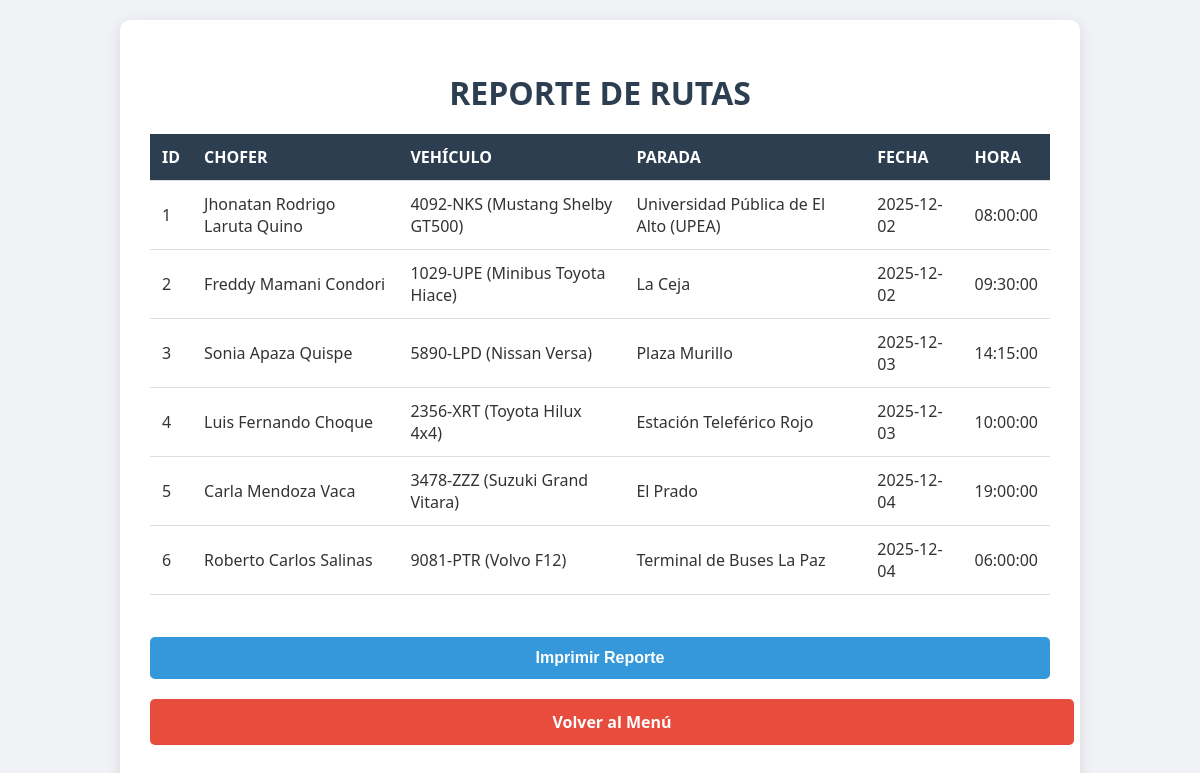
The page /reporte.php on the database its author committed.
### tables this page shows
CREATE TABLE `recorrido` (
  `idrecorrido` int(11) NOT NULL,
  `idchofer` int(11) NOT NULL,
  `idvehiculo` int(11) NOT NULL,
  `idparada` int(11) NOT NULL,
  `fecha` date DEFAULT NULL,
  `hora` time DEFAULT NULL
);

CREATE TABLE `chofer` (
  `idchofer` int(11) NOT NULL,
  `nombrecompleto` varchar(100) NOT NULL
);

CREATE TABLE `vehiculo` (
  `idvehiculo` int(11) NOT NULL,
  `placa` varchar(20) NOT NULL,
  `color` varchar(20) DEFAULT NULL,
  `modelo` varchar(50) DEFAULT NULL,
  `tipo` varchar(50) DEFAULT NULL
);

CREATE TABLE `parada` (
  `idparada` int(11) NOT NULL,
  `puntoparada` varchar(100) NOT NULL,
  `descripcion` text DEFAULT NULL
);

### reporte.php (the view, shortened to what this page needs)
<?php
    include("conecte.php");
?>
<!DOCTYPE html>
<html>
<head>
    <link rel="stylesheet" href="STYLE/style.css">
</head>
<body>
    <div class="container" style="max-width: 900px;">
        <h1>REPORTE DE RUTAS</h1>
        <table>
            <tr>
                <th>ID</th>
                <th>CHOFER</th>
                <th>VEHÍCULO</th>
                <th>PARADA</th>
                <th>FECHA</th>
                <th>HORA</th>
            </tr>
            <?php
            $sql = "SELECT r.idrecorrido, c.nombrecompleto, v.placa, v.modelo, p.puntoparada, r.fecha, r.hora
                    FROM recorrido r
                    INNER JOIN chofer c ON r.idchofer = c.idchofer
                    INNER JOIN vehiculo v ON r.idvehiculo = v.idvehiculo
                    INNER JOIN parada p ON r.idparada = p.idparada";
            $res = mysqli_query($conexion, $sql);
            while($r = mysqli_fetch_array($res))
            {
            ?>
            <tr>
                <td><?php echo $r['idrecorrido'];?></td>
                <td><?php echo $r['nombrecompleto'];?></td>
                <td><?php echo $r['placa'] . " (" . $r['modelo'] . ")";?></td>
            <td><?php echo $r['puntoparada'];?></td>
                <td><?php echo $r['fecha'];?></td>
                <td><?php echo $r['hora'];?></td>
            </tr>
            <?php
            }
            ?>
        </table>
        <br>
        <button onclick="window.print()" class="btn btn-blue">Imprimir Reporte</button>
        <a href="index.php" class="btn btn-red">Volver al Menú</a>
    </div>
</body>
</html>

### STYLE/style.css (style rules this page uses)
body { font-family: 'Segoe UI', Tahoma, Geneva, Verdana, sans-serif; background-color: #f0f2f5; margin: 0; padding: 20px; color: #333; }
h1, h2, h3 { text-align: center; color: #2c3e50; margin-bottom: 20px; }
.container { background-color: white; max-width: 600px; margin: 0 auto; padding: 30px; border-radius: 10px; box-shadow: 0 4px 15px rgba(0,0,0,0.1); }
.btn { display: block; width: 100%; padding: 12px; margin-top: 20px; margin-bottom: 10px; text-align: center; text-decoration: none; border-radius: 5px; border: none; font-size: 16px; font-weight: bold; cursor: pointer; transition: background 0.3s; }
.btn-blue { background-color: #3498db; color: white; }
.btn-red { background-color: #e74c3c; color: white; }
table { width: 100%; border-collapse: collapse; margin-top: 20px; background: white; }
th, td { padding: 12px; text-align: left; border-bottom: 1px solid #ddd; }
th { background-color: #2c3e50; color: white; }

### rows shown on the page
recorrido: idrecorrido "1", idchofer.nombrecompleto "Jhonatan Rodrigo Laruta Quino", idvehiculo.placa "4092-NKS", idvehiculo.modelo "Mustang Shelby GT500", idparada.puntoparada "Universidad Pública de El Alto (UPEA)", fecha "2025-12-02", hora "08:00:00"
recorrido: idrecorrido "2", idchofer.nombrecompleto "Freddy Mamani Condori", idvehiculo.placa "1029-UPE", idvehiculo.modelo "Minibus Toyota Hiace", idparada.puntoparada "La Ceja", fecha "2025-12-02", hora "09:30:00"
recorrido: idrecorrido "3", idchofer.nombrecompleto "Sonia Apaza Quispe", idvehiculo.placa "5890-LPD", idvehiculo.modelo "Nissan Versa", idparada.puntoparada "Plaza Murillo", fecha "2025-12-03", hora "14:15:00"
recorrido: idrecorrido "4", idchofer.nombrecompleto "Luis Fernando Choque", idvehiculo.placa "2356-XRT", idvehiculo.modelo "Toyota Hilux 4x4", idparada.puntoparada "Estación Teleférico Rojo", fecha "2025-12-03", hora "10:00:00"
recorrido: idrecorrido "5", idchofer.nombrecompleto "Carla Mendoza Vaca", idvehiculo.placa "3478-ZZZ", idvehiculo.modelo "Suzuki Grand Vitara", idparada.puntoparada "El Prado", fecha "2025-12-04", hora "19:00:00"
recorrido: idrecorrido "6", idchofer.nombrecompleto "Roberto Carlos Salinas", idvehiculo.placa "9081-PTR", idvehiculo.modelo "Volvo F12", idparada.puntoparada "Terminal de Buses La Paz", fecha "2025-12-04", hora "06:00:00"
